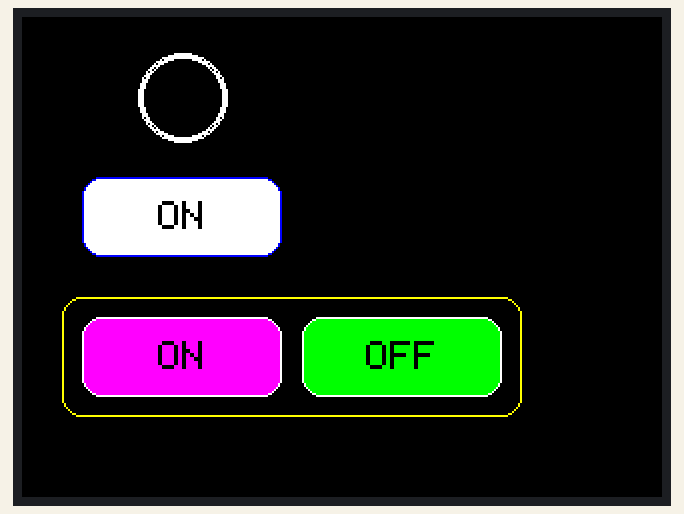
Recording of a sketch running on a simulated Arduino Uno, built with avr-gcc and run on an emulated ATmega328P. Shown: 320×240 colour display. What the sketch prints to the serial monitor is not drawn.

Above: at 0.3 s.

The sketch:

Adafruit_GFX_8bits_TFT_Display_Buttons.ino
```cpp
/* Toggle button and simple buttons implementation
 *
 */
#include <Adafruit_GFX.h>
#include <MCUFRIEND_kbv.h>
MCUFRIEND_kbv tft;
#include <TouchScreen.h>
#define MINPRESSURE 200
#define MAXPRESSURE 1000

// ALL Touch panels and wiring is DIFFERENT
#define YP A3  // must be an analog pin, use "An" notation!
#define XM A2  // must be an analog pin, use "An" notation!
#define YM 9   // can be a digital pin
#define XP 8   // can be a digital pin
int TS_LEFT=126,TS_RT=907,TS_TOP=953,TS_BOT=85;
TouchScreen ts = TouchScreen(XP, YP, XM, YM, 300);
int pixel_x, pixel_y;     //Touch_getXY() updates global vars
//

Adafruit_GFX_Button on_btn, off_btn, toggle_btn; //Button Names IDs

boolean P_ON = false; //Toggle Button flag

#define BLACK   0x0000
#define BLUE    0x001F
#define RED     0xF800
#define GREEN   0x07E0
#define CYAN    0x07FF
#define MAGENTA 0xF81F
#define YELLOW  0xFFE0
#define WHITE   0xFFFF

typedef struct botton_param // button parameters template
{
  MCUFRIEND_kbv * gfx;
  int16_t   x;
  int16_t   y;
  uint16_t  w;
  uint16_t  h;
  uint16_t  outline;
  uint16_t  fill;
  uint16_t  textcolor;
  char *    Label;
  uint8_t   textsize;
};
typedef struct circle_param // Circle parameters template
{
  int16_t   x0;
  int16_t   y0;
  int16_t   r;
  uint16_t  color;
};
typedef struct Rectangle_param // Rectangle parameters template
{
  int16_t   x;
  int16_t   y;
  int16_t   w;
  int16_t   h;
  uint16_t  color;
};

typedef struct RoundRect_param // Round Rectangle parameters template
{
  int16_t   x;
  int16_t   y;
  int16_t   w;
  int16_t   h;
  int16_t   r;
  uint16_t  color;
};

//Define the screen elements//

botton_param toggle_btn_init{&tft, 80, 100, 100, 40, BLUE, WHITE, BLACK, "ON", 2};
botton_param on_btn_init{&tft, 80, 170, 100, 40, WHITE, MAGENTA, BLACK, "ON", 2};
botton_param off_btn_init{&tft, 190, 170, 100, 40, WHITE, GREEN, BLACK, "OFF", 2};
circle_param LED1_init{80, 40, 20, WHITE};
Rectangle_param Rectangle1_init{20, 140, 230, 60, YELLOW};
RoundRect_param RoundRect1_init{20, 140, 230, 60, 10, YELLOW};

//
void setup(void)
{
    Serial.begin(9600);
    uint16_t ID = tft.readID();
    Serial.print("TFT ID = 0x");
    Serial.println(ID, HEX);
    if (ID == 0xD3D3) ID = 0x9486; // write-only shield
    tft.begin(ID);
    tft.setRotation(1);            //(0)PORTRAIT, (1)LANSCAPE
    tft.fillScreen(BLACK);

    //Initiate the Rectangles Elements//
    //InitRectangles(Rectangle1_init, 1, YELLOW);

    //Initiate the Round Rectangles Elements//
    InitRoundRect(RoundRect1_init, 0, YELLOW);

    //Initiate the Button Elements//
    InitButtons(&toggle_btn, &toggle_btn_init);
    InitButtons(&on_btn, &on_btn_init);
    InitButtons(&off_btn, &off_btn_init);

    //Initiate the LEDs Elements//
    InitLED(LED1_init, 0, TFT_GREEN);


}

void InitButtons(Adafruit_GFX_Button *botton_id, struct botton_param *paramiters){
  botton_id->initButton(&tft, paramiters->x, paramiters->y, paramiters->w, paramiters->h, paramiters->outline, paramiters->fill, paramiters->textcolor, paramiters->Label, paramiters->textsize);
  botton_id->drawButton(false);
}

void InitLED(struct circle_param paramiters, bool fill, uint16_t color){
  if (fill == false){
    tft.drawCircle(paramiters.x0, paramiters.y0, paramiters.r, paramiters.color);
    tft.drawCircle(paramiters.x0, paramiters.y0, paramiters.r +1, paramiters.color);
    tft.drawCircle(paramiters.x0, paramiters.y0, paramiters.r +2, paramiters.color);
  }
  if (fill == true){
    tft.fillCircle(paramiters.x0, paramiters.y0, paramiters.r, color);
  }
}
void InitRectangles(struct Rectangle_param paramiters, bool fill, uint16_t color){
  if (fill == false){
    tft.drawRect(paramiters.x, paramiters.y, paramiters.w, paramiters.h, paramiters.color);
  }
  if (fill == true){
    tft.fillRect(paramiters.x, paramiters.y, paramiters.w, paramiters.h, paramiters.color);
  }
}
void InitRoundRect(struct RoundRect_param paramiters, bool fill, uint16_t color){
  if (fill == false){
    tft.drawRoundRect(paramiters.x, paramiters.y, paramiters.w, paramiters.h, paramiters.r, paramiters.color);
  }
  if (fill == true){
    tft.fillRoundRect(paramiters.x, paramiters.y, paramiters.w, paramiters.h, paramiters.r, paramiters.color);
  }
}

bool Touch_getXY(void)
{
    TSPoint p = ts.getPoint();
    pinMode(YP, OUTPUT);      //restore shared pins
    pinMode(XM, OUTPUT);
    digitalWrite(YP, HIGH);   //because TFT control pins
    digitalWrite(XM, HIGH);
    bool pressed = (p.z > MINPRESSURE && p.z < MAXPRESSURE);
    if (pressed) {
        pixel_x = map(p.y, TS_LEFT=960, TS_RT=94, 0, 480);    // LANSCAPE TouchScreen orientation
        pixel_y = map(p.x, TS_TOP=913, TS_BOT=130, 0, 320);

        //pixel_x = map(p.x, TS_LEFT=130, TS_RT=913, 0, 320); // PORTRAIT TouchScreen orientation
        //pixel_y = map(p.y, TS_TOP=960, TS_BOT=94, 0, 480);
    }
    return pressed;
}

/*
 * updating multiple buttons from a list
 *
 * anything more than two buttons gets repetitive
 *
 * you can place button addresses in separate lists
 * e.g. for separate menu screens
 */
// Array of button addresses to behave like a list
Adafruit_GFX_Button *buttons[] = {&toggle_btn, &on_btn, &off_btn, NULL};

/* update the state of a button and redraw as reqd
 *
 * main program can use isPressed(), justPressed() etc
 */
bool update_button(Adafruit_GFX_Button *b, bool down)
{
    b->press(down && b->contains(pixel_x, pixel_y));
    if (b->justReleased())
        b->drawButton(false);
    if (b->justPressed())
        b->drawButton(true);
    return down;
}

/* most screens have different sets of buttons
 * life is easier if you process whole list in one go
 */
bool update_button_list(Adafruit_GFX_Button **pb)
{
    bool down = Touch_getXY();
    for (int i = 0 ; pb[i] != NULL; i++) {
        update_button(pb[i], down);
    }
    return down;
}

/* compare the simplicity of update_button_list()
 */
void loop(void)
{
     //Touggle Botton//
     update_button_list(buttons);
     if (toggle_btn.justPressed()) {
        if (P_ON == true) {
          InitLED(LED1_init, 1, BLACK);
          delay(20);
          toggle_btn_init.Label = "ON";
          InitButtons(&toggle_btn, &toggle_btn_init);
          //toggle_btn.initButton(&tft,  80, 150, 100, 40, WHITE, CYAN, BLACK, "ON", 2);
          toggle_btn.drawButton(true);
          delay(20);
          P_ON = false;
          return; // true;
        }
        if (P_ON == false) {
          InitLED(LED1_init, 1, RED);
          delay(20);
          toggle_btn_init.Label = "OFF";
          //toggle_btn.initButton(&tft,  80, 150, 100, 40, WHITE, CYAN, BLACK, "OFF", 2);
          InitButtons(&toggle_btn, &toggle_btn_init);
          toggle_btn.drawButton(true);
          delay(20);
          P_ON = true;
          return; // true;
        }
    }
    //Simple Botton//
    if (on_btn.justPressed()) {
        tft.fillCircle(80, 40, 20, TFT_RED);
    }

    if (off_btn.justPressed()) {
        tft.fillCircle(80, 40, 20, TFT_BLACK);
    }
}
```
